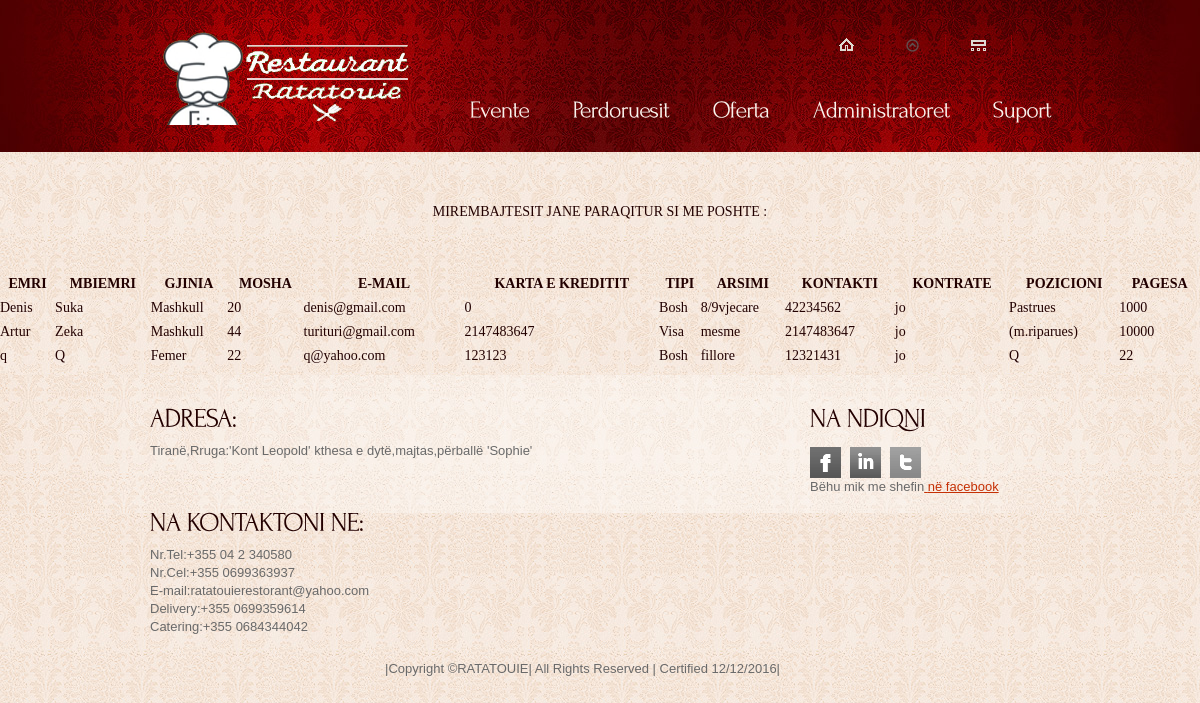
Page /mir2.php on the committed database.
### tables this page shows
CREATE TABLE `mirembajtje` (
  `mirembajtjeID` int(8) NOT NULL,
  `memer` varchar(15) NOT NULL,
  `mmbiemer` varchar(15) NOT NULL,
  `mpaga` int(5) NOT NULL,
  `mgjinia` enum('Mashkull','Femer') NOT NULL,
  `mmosha` int(2) NOT NULL,
  `memail` varchar(30) NOT NULL,
  `mkartebank` int(16) NOT NULL,
  `mkartetype` enum('Bosh','Visa','Mastercard','Discover','AmericanExpress') NOT NULL,
  `marsim` enum('paarsim','fillore','8/9vjecare','mesme','profesionale','larte') NOT NULL,
  `mkontakt` int(15) NOT NULL,
  `mkontrate` enum('po','jo') NOT NULL,
  `mpost` varchar(30) NOT NULL
);

### mir2.php (the view, shortened to what this page needs)
<!DOCTYPE html>
<html lang="en">
<head>
<link rel="stylesheet" href="css/reset.css" type="text/css" media="all">
<link rel="stylesheet" href="css/layout.css" type="text/css" media="all">
<link rel="stylesheet" href="css/style.css" type="text/css" media="all">
</head>
<body id="page2">
<div class="body6">
  <div class="body1">
    <div class="main">
      <header>
        <h1><a href="index.php" id="logo">Restorant Ratatouie</a></h1>
         <nav>
            <ul id="top_nav">
              <li><a href="index.php"><img src="images/icon_1.gif" alt=""></a></li>
              <li><a href="reklama.php"><img src="images/icon_3.png" alt=""></a></li>
              <li><a href="admin.php"><img src="images/icon_2.gif" alt=""></a></li>
            </ul>
          </nav>
        <nav>
           <ul id="menu">
              <li><a href="events.php">Evente</a></li>
              <li><a href="users.php">Perdoruesit</a></li>
              <li><a href="ulje.php">Oferta</a></li>
              <li><a href="admini.php">Administratoret</a></li>
              <li><a href="help.php">Suport</a></li>
            </ul>
        </nav>
        </header>
    </div>
  </div>
</div><br><br>
<p align="center">MIREMBAJTESIT JANE PARAQITUR SI ME POSHTE : </p><br>
<?php
$sql=("SELECT *  FROM mirembajtje");
$records=mysql_query($sql);
?>
<table style="width:100%">
  <tr>
    <th>EMRI</th>
    <th>MBIEMRI</th>
    <th>GJINIA</th>
    <th>MOSHA</th>
    <th>E-MAIL</th>
    <th>KARTA E KREDITIT</th>
    <th>TIPI</th>
    <th>ARSIMI</th>
    <th>KONTAKTI</th>
    <th>KONTRATE</th>
    <th>POZICIONI</th>
    <th>PAGESA</th>
  </tr>
  <?php
  while($mirembajtje=mysql_fetch_assoc($records)){
    echo "<tr>";
    echo "<td>".$mirembajtje['memer']."</td>";
    echo "<td>".$mirembajtje['mmbiemer']."</td>";
    echo "<td>".$mirembajtje['mgjinia']."</td>";
     echo "<td>".$mirembajtje['mmosha']."</td>";
     echo "<td>".$mirembajtje['memail']."</td>";
      echo "<td>".$mirembajtje['mkartebank']."</td>";
       echo "<td>".$mirembajtje['mkartetype']."</td>";
   echo "<td>".$mirembajtje['marsim']."</td>";
 echo "<td>".$mirembajtje['mkontakt']."</td>";
 echo "<td>".$mirembajtje['mkontrate']."</td>";
echo "<td>".$mirembajtje['mpost']."</td>";
  echo "<td>".$mirembajtje['mpaga']."</td>";
    echo "</tr>";
  }
  ?>
  </table>
    <div class="body3">
  <div class="body4">
    <div class="main">
      <footer><hr>
        <div class="wrapper">
          <section class="col1 pad_left1">
     <h3>ADRESA:</h3>
         <p>Tiranë,Rruga:'Kont Leopold' kthesa e dytë,majtas,përballë 'Sophie'</p>
            <h3>NA KONTAKTONI NE:</h3>
      <p>Nr.Tel:+355 04 2 340580<br>
         Nr.Cel:+355 0699363937<br>
               E-mail:ratatouierestorant@yahoo.com<br>
               Delivery:+355 0699359614<br>
               Catering:+355 0684344042<br></p>
        <P ALIGN=right>
        |Copyright &copy;RATATOUIE|
         All Rights Reserved |
               Certified 12/12/2016|</p></section>
          <section class="col2 pad_left1">
            <h3>NA NDIQNI </h3>
            <ul id="icons">
              <li><a href="https://www.facebook.com/Restorant-Ratatouie-1187326811355133/" target="_blank" class="normaltip"><img src="images/icon1.gif" alt=""></a></li>
              <li><a href="https://www.instagram.com/ratatouierestorant/?hl=en" target="_blank" class="normaltip"><img src="images/icon2.gif" alt=""></a></li>
              <li><a href="https://twitter.com/RRatatouie" target="_blank" class="normaltip"><img src="images/icon3.gif" alt=""></a></li>
              <li>Bëhu mik me shefin<a href="https://www.facebook.com/ratatouiechef.restorantchef.3" target=_"blank"> në facebook</a></li>
        </ul>
        </section>
        </div>
      </footer>
    </div>
  </div>
</div>
</body>
</html>
  </body>
  </html>

### css/layout.css (style rules this page uses)
.col1, .col2, .col3, .cols { float:left }
.col1 { width:630px }
.col2 { width:240px }

### css/style.css (style rules this page uses)
article, aside, audio, canvas, command, datalist, details, embed, figcaption, figure, footer, header, hgroup, keygen, meter, nav, output, progress, section, source, video { display:block }
.wrapper { width:100%; overflow:hidden }
body { background:url(../images/bg_bot.jpg) center 0 repeat #faf3ed; border:0; font:14px Georgia, "Times New Roman", Times, serif; color:#200; line-height:24px }
.main { margin:0 auto; width:960px }
.body1 { background:url(../images/bg_top_img.jpg) top center no-repeat }
.body3 { background:url(../images/bg_bot.jpg) top center repeat }
.body4 { background:url(../images/bg_bot_img.jpg) top center no-repeat }
.body6 { background:url(../images/bg_top.jpg) top repeat-x }
a { color:#a80002; text-decoration:none; outline:none }
h1 { float:left; padding:0px 0 0 36px }
h3 { font-size:27px; color:#230000; line-height:1.2em; padding:20px 0 9px 0; letter-spacing:-1px }
p { padding-bottom:24px }
header { height:121px; padding-top:31px; width:100%; overflow:hidden }
#logo { display:block; background:url(../images/rat.png) 0 0 no-repeat; width:259px; height:94px; text-indent:-9999px }
#top_nav { float:right; padding:4px 43px 30px 0 }
#top_nav li { float:left; padding:3px 26px 5px 0; background:url(../images/top_line.gif) right 0 no-repeat; margin-right:25px }
#top_nav li a { display:block; line-height:0 }
#menu { width:633px; float:right; padding:0 0 0 0 }
#menu li { float:left; padding-left:3px }
#menu li a { display:block; font-size:24px; color:#faf3ed; line-height:40px; padding:0 20px; height:44px; letter-spacing:-1px }
.pad_left1 { padding-left:30px }
footer { height:138px; font:13px "Trebuchet MS", Arial, Helvetica, sans-serif; color:#696969; line-height:18px }
footer a { color:#c53005; text-decoration:underline }
#icons { padding:5px 0 0 0 }
#icons li { float:left; padding-right:9px }

### rows in the picture
mirembajtje: memer "Denis", mmbiemer "Suka", mgjinia "Mashkull", mmosha "20", memail "denis@gmail.com", mkartebank "0", mkartetype "Bosh", marsim "8/9vjecare", mkontakt "42234562", mkontrate "jo", mpost "Pastrues", mpaga "1000"
mirembajtje: memer "Artur", mmbiemer "Zeka", mgjinia "Mashkull", mmosha "44", memail "turituri@gmail.com", mkartebank "2147483647", mkartetype "Visa", marsim "mesme", mkontakt "2147483647", mkontrate "jo", mpost "(m.riparues)", mpaga "10000"
mirembajtje: memer "q", mmbiemer "Q", mgjinia "Femer", mmosha "22", memail "q@yahoo.com", mkartebank "123123", mkartetype "Bosh", marsim "fillore", mkontakt "12321431", mkontrate "jo", mpost "Q", mpaga "22"
